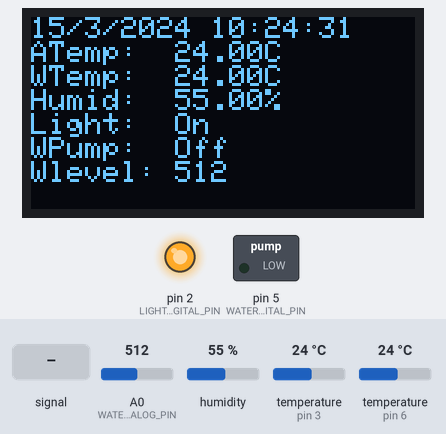
The sketch below on a simulated Arduino Mega 2560, built with avr-gcc and run on an emulated ATmega2560. Shown: 128×64 one-colour display, switched loads named in the sketch (green lamp = pin HIGH), output pins drawn as LEDs (lit = HIGH). Inputs (shaded band) come from the test bench; at power-on: humidity 55 %, temperature (sensors on pin 3, pin 6) 24 °C, A0 (WATER_LEVEL_SIGNAL_ANALOG_PIN) = 512. The local clock reads 2024-03-15 10:24:30 at power-on unless the sketch sets it; pins used as bus, display or sensor lines are not drawn; what the sketch prints to the serial monitor is not drawn.

Above: at 2.4 s.
2.5 s: A0 (WATER_LEVEL_SIGNAL_ANALOG_PIN) fed a 200 Hz sine of ±81 counts around its level
At 13.6 s:
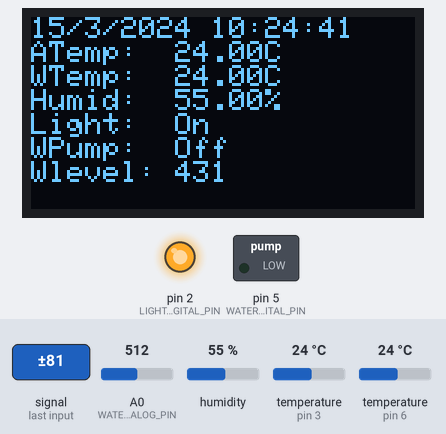
14.2 s: humidity set to 22 %
At 24.7 s:
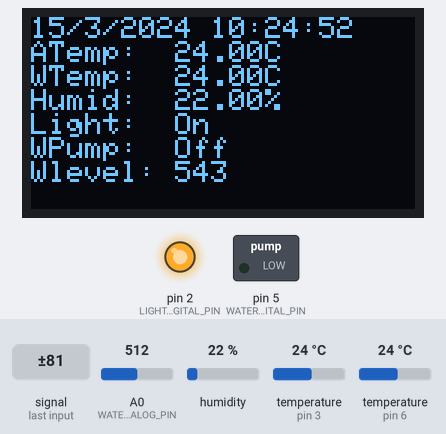
25.1 s: temperature (sensor on pin 3) set to 12 °C
At 35.7 s:
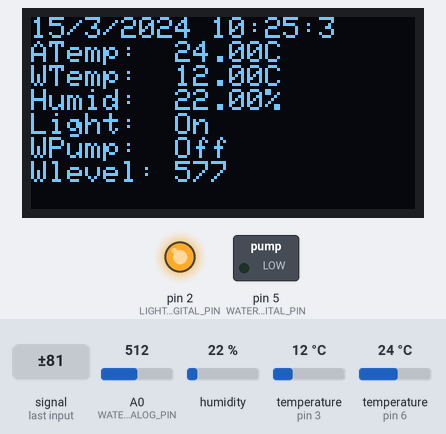
36.0 s: A0 (WATER_LEVEL_SIGNAL_ANALOG_PIN) set to 716
At 45.7 s:
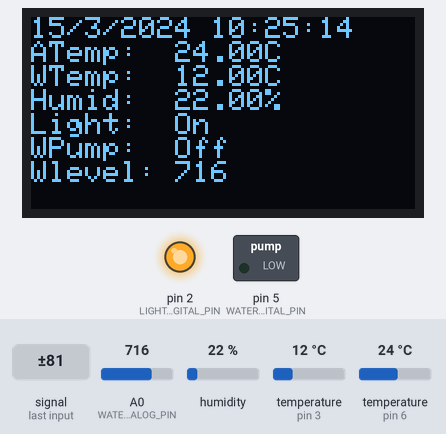
46.8 s: temperature (sensor on pin 6) set to 12 °C
At 56.8 s:
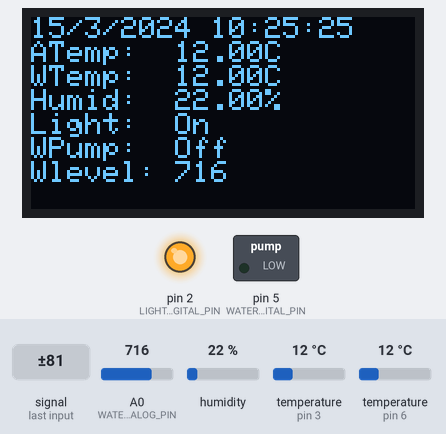
57.7 s: A0 (WATER_LEVEL_SIGNAL_ANALOG_PIN) fed a 1000 Hz sine of ±255 counts around its level
At 67.9 s:
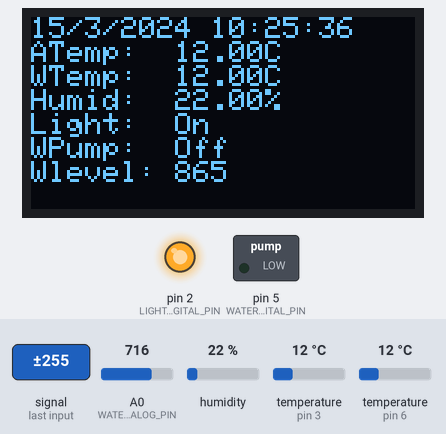
Timing chart, 0 to 69.4 s (numbered marks = the images above; inputs shaded):
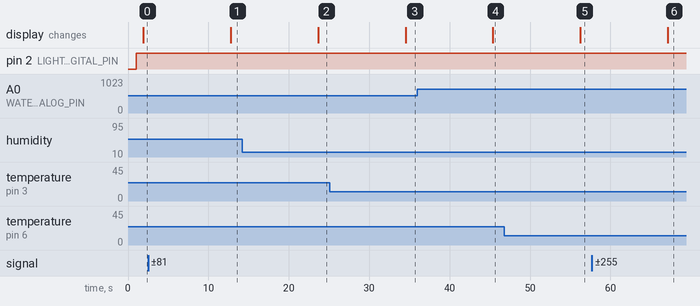

Measured:
- after the input at 2.5 s, the display: changes after 10.3 s (image 1)
- after the input at 14.2 s, the display: changes after 9.4 s (image 2)
- after the input at 25.1 s, the display: changes after 9.4 s (image 3)
- after the input at 36.0 s, the display: changes after 9.4 s (image 4)
- after the input at 46.8 s, the display: changes after 9.5 s (image 5)
- after the input at 57.7 s, the display: changes after 9.5 s (image 6)

The sketch:

farmer.ino
```cpp
#include "src/io/monitor.h"
#include "src/io/clock.h"
#include "src/io/light.h"
#include "src/io/liquid-temperature-sensor.h"
#include "src/io/water-level-sensor.h"
#include "src/io/oled-display.h"
#include "src/io/water-pump.h"
#include "src/io/air-sensor.h"
#include "src/logic.h"
#include "src/model/metrics.h"

#include <RTClib.h> // Include DateTime

Monitor monitor;
Clock clock;
Logic logic;
Light light;
LiquidTemperatureSensor liquidTemperatureSensor;
WaterLevelSensor waterLevelSensor;
OLEDDisplay display;
WaterPump waterPump;
AirSensorIO airSensor;

void setup() {
  monitor.setup();
  clock.setup();
  light.setup();
  liquidTemperatureSensor.setup();
  waterLevelSensor.setup();
  display.setup();
  waterPump.setup();
  airSensor.setup();

  delayToFinishSetup();
}

void loop() {
  DateTime now = clock.now();

  bool lightOn = logic.shouldLightOn(now);

  if (lightOn) {
    light.turnOn();
  } else {
    light.turnOff();
  }

  bool waterPumpOn = logic.shouldWaterPumpOn(now);

  if (waterPumpOn) {
    waterPump.turnOn();
  } else {
    waterPump.turnOff();
  }

  float liquidTemp = liquidTemperatureSensor.getTemperature();
  float airTemp = airSensor.getTemperature();
  float humidity = airSensor.getHumidity();
  int waterLevel = waterLevelSensor.getLevel();
  Metrics metrics(now, liquidTemp, waterLevel, lightOn, waterPumpOn, airTemp, humidity);

  display.print(metrics);
  monitor.print("Heath check", metrics);

  delay(logic.getLoopDelay());
}

void delayToFinishSetup() {
  delay(1000); // Without this delay, the loop code is executed two time before its delay works
}
```

air-sensor.cpp
```cpp
#include "air-sensor.h"

#include "DHT.h"

#include "../config.h"

#define DHT_TYPE DHT11

AirSensorIO::AirSensorIO() : dht(new DHT(AIR_SENSOR_DIGITAL_PIN, DHT_TYPE)) {}

void AirSensorIO::setup() {
  dht->begin();
}

float AirSensorIO::getTemperature() {
  return dht->readTemperature();

}

float AirSensorIO::getHumidity() {
  return dht->readHumidity();
}
```

air-sensor.h
```cpp
#ifndef AIR_SENSOR_HEADER
#define AIR_SENSOR_HEADER

class DHT;

class AirSensorIO {

public:
  AirSensorIO();
  void setup();
  float getTemperature();
  float getHumidity();

private:
  DHT *dht;
};

#endif
```

clock.cpp
```cpp
#include "clock.h"

#include <RTClib.h>
#include <Arduino.h>

Clock::Clock() {
  rtc = new RTC_DS3231();
}

void Clock::setup() {
  rtc->begin();

  if (rtc->lostPower()) {
    Serial.println("RTC lost power. Adjusting time to now");
    rtc->adjust(DateTime(__DATE__, __TIME__)); // set datetime to the compile time
  }
}

const DateTime Clock::now() {
  return rtc->now();
}
```

clock.h
```cpp
#ifndef CLOCK_HEADER
#define CLOCK_HEADER

class RTC_DS3231;
class DateTime;

class Clock {

public:
  Clock();
  void setup();
  const DateTime now();

private:
  RTC_DS3231 *rtc;
};

#endif
```

light.cpp
```cpp
#include "light.h"

#include "../config.h"

#include <Arduino.h>

void Light::setup() {
  pinMode(LIGHT_DIGITAL_PIN, OUTPUT);
}

void Light::turnOn() {
  digitalWrite(LIGHT_DIGITAL_PIN, HIGH);
}

void Light::turnOff() {
  digitalWrite(LIGHT_DIGITAL_PIN, LOW);
}
```

light.h
```cpp
#ifndef LIGHT_HEADER
#define LIGHT_HEADER

class Light {

public:
  void setup();
  void turnOn();
  void turnOff();
};

#endif
```

liquid-temperature-sensor.cpp
```cpp
#include "liquid-temperature-sensor.h"

#include "../config.h"

#include <OneWire.h>
#include <DallasTemperature.h>

LiquidTemperatureSensor::LiquidTemperatureSensor() {
  oneWire = new OneWire(LIQUID_TEMPERATURE_DIGITAL_PIN);
  sensor = new DallasTemperature(oneWire);
}

void LiquidTemperatureSensor::setup() {
  sensor->begin();
}

float LiquidTemperatureSensor::getTemperature() {
  sensor->requestTemperatures();
  return sensor->getTempCByIndex(0);
}
```

liquid-temperature-sensor.h
```cpp
#ifndef LIQUID_TEMPERATURE_SENSOR_HEADER
#define LIQUID_TEMPERATURE_SENSOR_HEADER

class DallasTemperature;
class OneWire;

class LiquidTemperatureSensor {

public:
  LiquidTemperatureSensor();
  void setup();
  float getTemperature();

private:
  DallasTemperature *sensor;
  OneWire *oneWire;
};

#endif
```

monitor.cpp
```cpp
#include "monitor.h"

#include <Arduino.h>
#include <RTClib.h> // Include DateTime

#include "../model/metrics.h"

void Monitor::setup() {
  Serial.begin(9600);
  while (!Serial)
    ; // wait for serial port to connect
}

void Monitor::print(const DateTime &timestamp) {
  char datetime[40];
  sprintf(datetime, "%d/%d/%d %d:%d:%d", timestamp.day(), timestamp.month(),
          timestamp.year(), timestamp.hour(), timestamp.minute(),
          timestamp.second());

  Serial.println(datetime);
}

void Monitor::print(const char message[]) { Serial.println(message); }

void Monitor::print(const char message[], const DateTime &timestamp,
                    float liquidTemperature, bool lightOn, int waterLevel) {
  String lightOnStr = lightOn ? "On" : "Off";
  char liquidTemperatureStr[6];
  dtostrf(liquidTemperature, 4, 2, liquidTemperatureStr);

  char data[100];
  sprintf(data, "%d/%d/%d %d:%d:%d | LT %s°C | Light %s | WL %d | %s",
          timestamp.day(), timestamp.month(), timestamp.year(),
          timestamp.hour(), timestamp.minute(), timestamp.second(),
          liquidTemperatureStr, lightOnStr.c_str(), waterLevel, message);

  Serial.println(data);
}

void Monitor::print(const char message[], const Metrics &metrics) {
  DateTime now = metrics.now;
  char waterTemperatureStr[6];
  char airTemperatureStr[6];
  char humidityStr[6];
  dtostrf(metrics.waterTemperature, 4, 2, waterTemperatureStr);
  dtostrf(metrics.airTemperature, 4, 2, airTemperatureStr);
  dtostrf(metrics.humidity, 4, 2, humidityStr);

  char data[100];
  sprintf(data, "%d/%d/%d %d:%d:%d | WT %s°C | AT %s°C | Humi %s%% | Light %d | Pump %d | WL %d | %s",
      now.day(), now.month(), now.year(),
      now.hour(), now.minute(), now.second(),
      waterTemperatureStr, airTemperatureStr, humidityStr,
      metrics.lightOn, metrics.waterPumpOn, metrics.waterLevel,
      message);

  Serial.println(data);
}
```

monitor.h
```cpp
#ifndef SERIAL_HEADER
#define SERIAL_HEADER

class DateTime;
class Metrics;

class Monitor {

public:
  void setup();
  void print(const DateTime &timestamp);
  void print(const char message[]);
  void print(const char message[], const DateTime &timestamp, float liquidTemperature, bool lightOn, int waterLevel);
  void print(const char message[], const Metrics &metrics);
};

#endif
```

oled-display.cpp
```cpp
#include "oled-display.h"

#include <Wire.h>
#include <Adafruit_GFX.h>
#include <Adafruit_SSD1306.h>
#include <RTClib.h> // Include DateTime

#include "../model/metrics.h"

#define SCREEN_WIDTH 128
#define SCREEN_HEIGHT 64

#define AIR_TEMPERATURE_LINE   "ATemp:  %sC"
#define WATER_TEMPERATURE_LINE "WTemp:  %sC"
#define HUMIDITY_LINE          "Humid:  %s%%"
#define LIGHT_LINE             "Light:  %s"
#define WATER_PUMP_LINE        "WPump:  %s"
#define WATER_LEVEL_LINE       "Wlevel: %d"

OLEDDisplay::OLEDDisplay() {
  display = new Adafruit_SSD1306(SCREEN_WIDTH, SCREEN_HEIGHT, &Wire, -1);
}

void OLEDDisplay::setup() {
  bool displayStarted = display->begin(SSD1306_SWITCHCAPVCC, 0x3C);

  if(!displayStarted) {
    Serial.println(F("ERROR - SSD1306 allocation failed"));
    while(true);
  }
}

void OLEDDisplay::print(const Metrics &metrics) {
  display->clearDisplay();
  display->setTextSize(1);
  display->setTextColor(WHITE);

  char line[20];
  buildTitleLine(metrics.now, line);
  display->setCursor(0, 0);
  display->println(line);

  buildAirTemperatureLine(metrics.airTemperature, line);
  display->println(line);

  buildWaterTemperatureLine(metrics.waterTemperature, line);
  display->setCursor(0, 16);
  display->println(line);

  buildHumidityLine(metrics.humidity, line);
  display->println(line);

  buildLightLine(metrics.lightOn, line);
  display->println(line);

  buildWaterPumpLine(metrics.waterPumpOn, line);
  display->println(line);

  buildWaterLevelLine(metrics.waterLevel, line);
  display->println(line);

  display->display();
}

void OLEDDisplay::buildTitleLine(const DateTime &timestamp, char *line) {
  sprintf(line, "%d/%d/%d %d:%d:%d",
      timestamp.day(), timestamp.month(), timestamp.year(),
      timestamp.hour(), timestamp.minute(), timestamp.second());
}

void OLEDDisplay::buildWaterTemperatureLine(float temperature, char *line) {
  char temperatureStr[10];
  dtostrf(temperature, 4, 2, temperatureStr);
  sprintf(line, WATER_TEMPERATURE_LINE, temperatureStr);
}

void OLEDDisplay::buildLightLine(bool lightOn, char *line) {
  sprintf(line, LIGHT_LINE, lightOn ? "On" : "Off");
}

void OLEDDisplay::buildWaterLevelLine(int waterLevel, char *line) {
  sprintf(line, WATER_LEVEL_LINE, waterLevel);
}

void OLEDDisplay::buildWaterPumpLine(bool waterPumpOn, char *line) {
  sprintf(line, WATER_PUMP_LINE, waterPumpOn ? "On" : "Off");
}

void OLEDDisplay::buildAirTemperatureLine(float temperature, char *line) {
  char temperatureStr[10];
  dtostrf(temperature, 4, 2, temperatureStr);
  sprintf(line, AIR_TEMPERATURE_LINE, temperatureStr);
}

void OLEDDisplay::buildHumidityLine(float humidity, char *line) {
  char humidityStr[10];
  dtostrf(humidity, 4, 2, humidityStr);
  sprintf(line, HUMIDITY_LINE, humidityStr);
}
```

oled-display.h
```cpp
#ifndef OLED_DISPLAY_HEADER
#define OLED_DISPLAY_HEADER

class Metrics;
class DateTime;
class Adafruit_SSD1306;

class OLEDDisplay {

  public:
    OLEDDisplay();
    void setup();
    void print(const DateTime &timestamp, float temperature, bool lightOn, int waterLevel);
    void print(const Metrics &metrics);

  private:
    Adafruit_SSD1306 *display;

    void buildTitleLine(const DateTime &timestamp, char *title);
    void buildWaterTemperatureLine(float temperature, char *line);
    void buildLightLine(bool lightOn, char *line);
    void buildWaterLevelLine(int waterLevel, char *line);
    void buildWaterPumpLine(bool waterPumpOn, char *line);
    void buildAirTemperatureLine(float temperature, char *line);
    void buildHumidityLine(float humidity, char *line);
};

#endif
```

water-level-sensor.cpp
```cpp
#include "water-level-sensor.h"

#include "../config.h"

void WaterLevelSensor::setup() {
  pinMode(WATER_LEVEL_POWER_DIGITAL_PIN, OUTPUT);
  digitalWrite(WATER_LEVEL_POWER_DIGITAL_PIN, LOW);
}

int WaterLevelSensor::getLevel() {
  digitalWrite(WATER_LEVEL_POWER_DIGITAL_PIN, HIGH);

  delay(10);

  int level = analogRead(WATER_LEVEL_SIGNAL_ANALOG_PIN);

  digitalWrite(WATER_LEVEL_POWER_DIGITAL_PIN, LOW);

  return level;
}
```

water-level-sensor.h
```cpp
#ifndef WATER_LEVEL_SENSOR_HEADER
#define WATER_LEVEL_SENSOR_HEADER

class WaterLevelSensor {

public:
  void setup();
  int getLevel();
};

#endif
```

water-pump.cpp
```cpp
#include "water-pump.h"

#include "../config.h"

#include <Arduino.h>

void WaterPump::setup() {
  pinMode(WATER_PUMP_DIGITAL_PIN, OUTPUT);
}

void WaterPump::turnOn() {
  digitalWrite(WATER_PUMP_DIGITAL_PIN, HIGH);
}

void WaterPump::turnOff() {
  digitalWrite(WATER_PUMP_DIGITAL_PIN, LOW);
}
```

water-pump.h
```cpp
#ifndef WATER_PUMP_HEADER
#define WATER_PUMP_HEADER

class WaterPump {

public:
  void setup();
  void turnOn();
  void turnOff();
};

#endif
```

logic.cpp
```cpp
#include "logic.h"

#include "config.h"

#include <RTClib.h> // Include DateTime

#define DATETIME_FORMAT "YYYY-MM-DDThh:mm:ss"
#define DATE_FORMAT "YYYY-MM-DD"

bool Logic::shouldLightOn(const DateTime &now) {
  return (now.hour() >= LIGHT_ON_START_HOUR) &&
         (now.hour() < LIGHT_ON_END_HOUR);
}

unsigned long Logic::getLoopDelay() {
  return (unsigned long)DELAY_APP_SECONDS * 1000;
}

bool Logic::shouldWaterPumpOn(const DateTime &now) {
  return (now.hour() == PUMP_WATER_ON_START_CICLE_1_HOUR ||
          now.hour() == PUMP_WATER_ON_START_CICLE_2_HOUR ||
          now.hour() == PUMP_WATER_ON_START_CICLE_3_HOUR) &&
         now.minute() <= PUMP_WATER_ON_DURATION_MINUTES;
}
```

logic.h
```cpp
#ifndef LOGIC_HEADER
#define LOGIC_HEADER

class DateTime;
class PumpMetrics;

class Logic {

public:
  unsigned long getLoopDelay();
  bool shouldLightOn(const DateTime &now);
  bool shouldWaterPumpOn(const DateTime &now);
};

#endif
```

metrics.cpp
```cpp
#include "metrics.h"

Metrics::Metrics(const DateTime &now, float waterTemperature, int waterLevel,
                 bool lightOn, bool waterPumpOn, float airTemperature,
                 float humidity)
    : now(now),
      waterTemperature(waterTemperature),
      waterLevel(waterLevel),
      lightOn(lightOn),
      waterPumpOn(waterPumpOn),
      airTemperature(airTemperature),
      humidity(humidity) {}
```

metrics.h
```cpp
#ifndef METRICS_MODEL_HEADER
#define METRICS_MODEL_HEADER

class DateTime;

class Metrics {
public:
  Metrics(const DateTime &now, float waterTemperature, int waterLevel,
          bool lightOn, bool waterPumpOn, float airTemperature, float humidity);

  const DateTime &now;
  const float waterTemperature;
  const int waterLevel;
  const bool lightOn;
  const bool waterPumpOn;
  const float airTemperature;
  const float humidity;
};

#endif
```

config.h
```cpp
#ifndef CONFIG_HEADER
#define CONFIG_HEADER

#include <Arduino.h>

#define LIGHT_DIGITAL_PIN 2
#define LIQUID_TEMPERATURE_DIGITAL_PIN 3
#define WATER_LEVEL_POWER_DIGITAL_PIN 4
#define WATER_PUMP_DIGITAL_PIN 5
#define AIR_SENSOR_DIGITAL_PIN 6

#define SD_CS_DIGITAL_PIN 53

#define WATER_LEVEL_SIGNAL_ANALOG_PIN A0

#define LIGHT_ON_START_HOUR 8
#define LIGHT_ON_END_HOUR 20

#define DELAY_APP_SECONDS 10

#define PUMP_WATER_ON_START_CICLE_1_HOUR 8
#define PUMP_WATER_ON_START_CICLE_2_HOUR 12
#define PUMP_WATER_ON_START_CICLE_3_HOUR 16
#define PUMP_WATER_ON_DURATION_MINUTES 15

#endif
```
